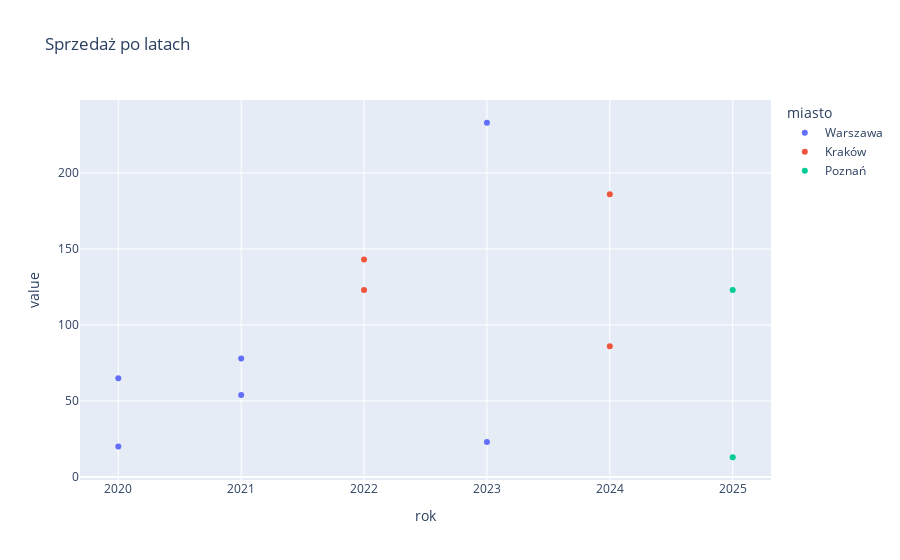

Notebook cell for this chart:
### Code cell
fig = px.scatter(df,
              x='rok',
              y=['produkt_a','produkt_b'],
              title='Sprzedaż po latach',
              color='miasto'
             )

fig.show()

### Figure 1 — Plotly figure (JSON) as saved in the notebook; plotly's stock layout.template omitted (floating-point values rounded to 4 significant figures)
{"data": [{"hovertemplate": "miasto=Warszawa<br>rok=%{x}<br>value=%{y}<extra></extra>", "legendgroup": "Warszawa", "marker": {"color": "#636efa", "symbol": "circle"}, "mode": "markers", "name": "Warszawa", "orientation": "v", "showlegend": true, "type": "scatter", "x": [2020, 2021, 2023, 2020, 2021, 2023], "xaxis": "x", "y": [20, 54, 23, 65, 78, 233], "yaxis": "y"}, {"hovertemplate": "miasto=Kraków<br>rok=%{x}<br>value=%{y}<extra></extra>", "legendgroup": "Kraków", "marker": {"color": "#EF553B", "symbol": "circle"}, "mode": "markers", "name": "Kraków", "orientation": "v", "showlegend": true, "type": "scatter", "x": [2022, 2024, 2022, 2024], "xaxis": "x", "y": [123, 86, 143, 186], "yaxis": "y"}, {"hovertemplate": "miasto=Poznań<br>rok=%{x}<br>value=%{y}<extra></extra>", "legendgroup": "Poznań", "marker": {"color": "#00cc96", "symbol": "circle"}, "mode": "markers", "name": "Poznań", "orientation": "v", "showlegend": true, "type": "scatter", "x": [2025, 2025], "xaxis": "x", "y": [123, 13], "yaxis": "y"}], "layout": {"legend": {"title": {"text": "miasto"}, "tracegroupgap": 0}, "title": {"text": "Sprzedaż po latach"}, "xaxis": {"anchor": "y", "domain": [0, 1], "title": {"text": "rok"}}, "yaxis": {"anchor": "x", "domain": [0, 1], "title": {"text": "value"}}}}
